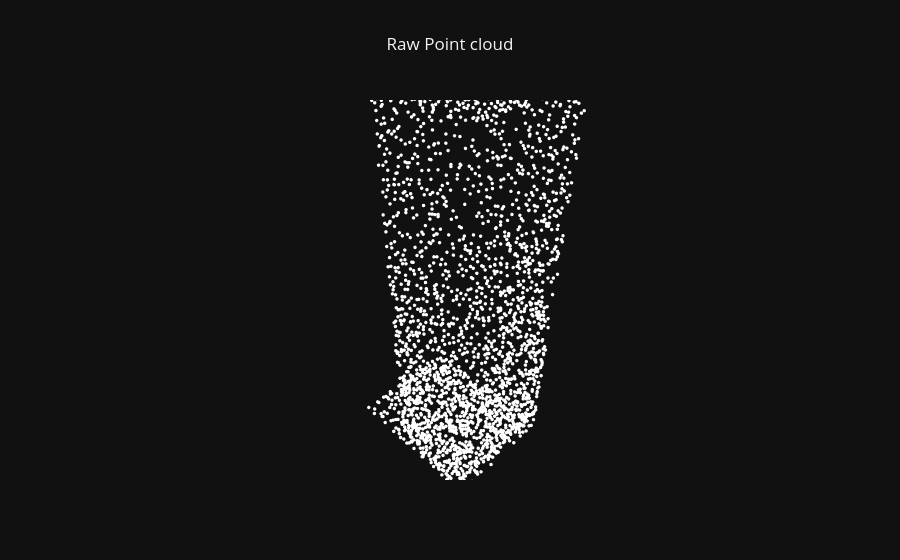

Notebook code for this chart:
### Code cell
pc_plots = plot_pc_data3d(x=points[:,0], y=points[:,1], z=points[:,2], apply_color_gradient=False, color=PART_COLORS[seg_labels - 1], marker_size=2)
layout = dict(template="plotly_dark", title="Raw Point cloud", scene=PCD_SCENE, title_x=0.5)
fig = go.Figure(data=pc_plots, layout=layout)   
fig.show()

### Figure 1 — Plotly figure (JSON) as saved in the notebook; plotly's stock layout.template omitted (floating-point values rounded to 4 significant figures; data arrays with more than 128 entries replaced by an {"elided": "..."} marker saying what was removed)
{"data": [{"hoverinfo": "skip", "marker": {"color": {"elided": "2713x3 int values"}, "opacity": 1, "size": 2}, "mode": "markers", "showlegend": false, "type": "scatter3d", "x": {"elided": "2713 float values"}, "y": {"elided": "2713 float values"}, "z": {"elided": "2713 float values"}}], "layout": {"scene": {"aspectmode": "data", "xaxis": {"visible": false}, "yaxis": {"visible": false}, "zaxis": {"visible": false}}, "title": {"text": "Raw Point cloud", "x": 0.5}}}
